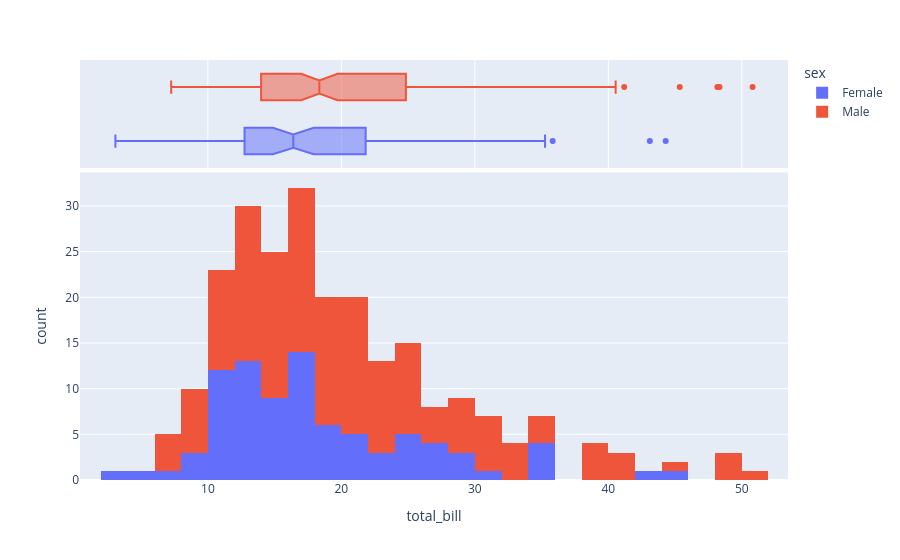

This figure's notebook cell:
### Markdown cell above
Гистограммы и boxplots можно совместить. Сделать это проще всего в Plotly.

### Code cell
px.histogram(tips,
             x = 'total_bill', # количественный признак
             color = 'sex', # категориальный признак
             marginal = 'box') # дополнительный график: boxplot

### Figure 1 — Plotly figure (JSON) as saved in the notebook; plotly's stock layout.template omitted (floating-point values rounded to 4 significant figures; data arrays with more than 128 entries replaced by an {"elided": "..."} marker saying what was removed)
{"data": [{"bingroup": "x", "hovertemplate": "sex=Female<br>total_bill=%{x}<br>count=%{y}<extra></extra>", "legendgroup": "Female", "marker": {"color": "#636efa", "pattern": {"shape": ""}}, "name": "Female", "orientation": "v", "showlegend": true, "type": "histogram", "x": [16.99, 24.59, 35.26, 14.83, 10.33, 16.97, 20.29, 15.77, 19.65, 15.06, 20.69, 16.93, 10.29, 34.81, 26.41, 16.45, 3.07, 17.07, 26.86, 25.28, 14.73, 10.07, 34.83, 5.75, 16.32, 22.75, 11.35, 15.38, 44.3, 22.42, 20.92, 14.31, 7.25, 25.71, 17.31, 10.65, 12.43, 24.08, 13.42, 12.48, 29.8, 14.52, 11.38, 20.27, 11.17, 12.26, 18.26, 8.51, 10.33, 14.15, 13.16, 17.47, 27.05, 16.43, 8.35, 18.64, 11.87, 29.85, 25.0, 13.39, 16.21, 17.51, 10.59, 10.63, 9.6, 20.9, 18.15, 19.81, 43.11, 13.0, 12.74, 13.0, 16.4, 16.47, 12.76, 13.27, 28.17, 12.9, 30.14, 13.42, 15.98, 16.27, 10.09, 22.12, 35.83, 27.18, 18.78], "xaxis": "x", "yaxis": "y"}, {"hovertemplate": "sex=Female<br>total_bill=%{x}<extra></extra>", "legendgroup": "Female", "marker": {"color": "#636efa"}, "name": "Female", "notched": true, "showlegend": false, "type": "box", "x": [16.99, 24.59, 35.26, 14.83, 10.33, 16.97, 20.29, 15.77, 19.65, 15.06, 20.69, 16.93, 10.29, 34.81, 26.41, 16.45, 3.07, 17.07, 26.86, 25.28, 14.73, 10.07, 34.83, 5.75, 16.32, 22.75, 11.35, 15.38, 44.3, 22.42, 20.92, 14.31, 7.25, 25.71, 17.31, 10.65, 12.43, 24.08, 13.42, 12.48, 29.8, 14.52, 11.38, 20.27, 11.17, 12.26, 18.26, 8.51, 10.33, 14.15, 13.16, 17.47, 27.05, 16.43, 8.35, 18.64, 11.87, 29.85, 25.0, 13.39, 16.21, 17.51, 10.59, 10.63, 9.6, 20.9, 18.15, 19.81, 43.11, 13.0, 12.74, 13.0, 16.4, 16.47, 12.76, 13.27, 28.17, 12.9, 30.14, 13.42, 15.98, 16.27, 10.09, 22.12, 35.83, 27.18, 18.78], "xaxis": "x2", "yaxis": "y2"}, {"bingroup": "x", "hovertemplate": "sex=Male<br>total_bill=%{x}<br>count=%{y}<extra></extra>", "legendgroup": "Male", "marker": {"color": "#EF553B", "pattern": {"shape": ""}}, "name": "Male", "orientation": "v", "showlegend": true, "type": "histogram", "x": {"elided": "157 float values"}, "xaxis": "x", "yaxis": "y"}, {"hovertemplate": "sex=Male<br>total_bill=%{x}<extra></extra>", "legendgroup": "Male", "marker": {"color": "#EF553B"}, "name": "Male", "notched": true, "showlegend": false, "type": "box", "x": {"elided": "157 float values"}, "xaxis": "x2", "yaxis": "y2"}], "layout": {"barmode": "relative", "legend": {"title": {"text": "sex"}, "tracegroupgap": 0}, "margin": {"t": 60}, "xaxis": {"anchor": "y", "domain": [0, 1], "title": {"text": "total_bill"}}, "xaxis2": {"anchor": "y2", "domain": [0, 1], "matches": "x", "showgrid": true, "showticklabels": false}, "yaxis": {"anchor": "x", "domain": [0, 0.7326], "title": {"text": "count"}}, "yaxis2": {"anchor": "x2", "domain": [0.7426, 1], "matches": "y2", "showgrid": false, "showline": false, "showticklabels": false, "ticks": ""}}}
